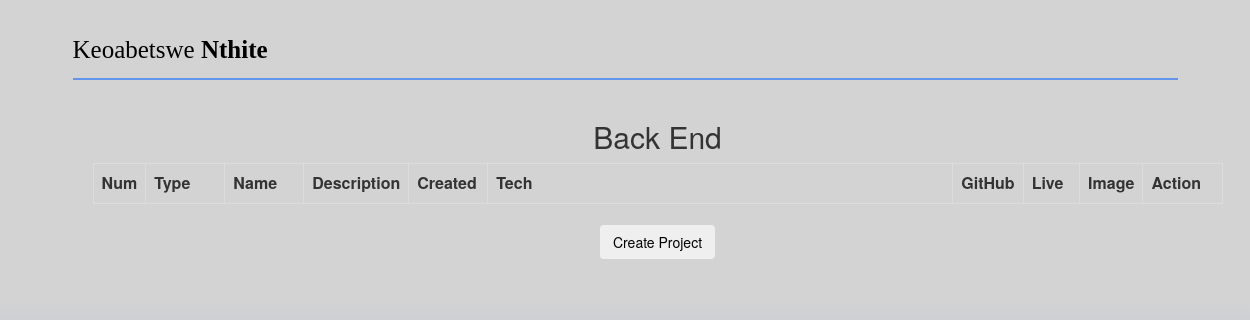
The page /back-end.php on the database as committed earlier.
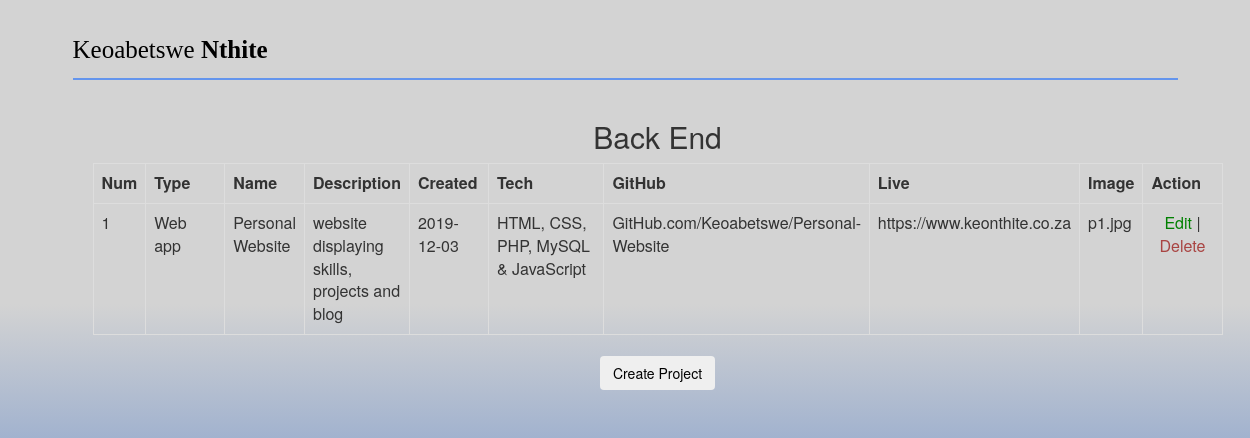
The same page on the database as committed later.
### tables this page shows
CREATE TABLE IF NOT EXISTS `projects` (
  `project_id` int(11) NOT NULL AUTO_INCREMENT,
  `project_type` varchar(50) NOT NULL,
  `project_name` varchar(50) NOT NULL,
  `project_desc` varchar(500) NOT NULL,
  `project_date` date NOT NULL,
  `project_language` varchar(50) NOT NULL,
  `project_image` varchar(50) NOT NULL,
  `github_link` varchar(100) NOT NULL,
  `live_link` varchar(100) NOT NULL,
  PRIMARY KEY (`project_id`)
);

### back-end.php (the view, shortened to what this page needs)
<?php
$db_host="192.168.110.19";
$db_username="keontuzb_keo";
$db_password="Mm@mpeta1";
$db_name="keontuzb_website";
$db_connect = mysqli_connect($db_host, $db_username, $db_password, $db_name);
?>
<html>
 <head>
	<link rel='stylesheet prefetch' href='https://cdnjs.cloudflare.com/ajax/libs/twitter-bootstrap/3.3.7/css/bootstrap.min.css'>
	<link href="css/stylesheet.css" rel="stylesheet">
	<link rel="stylesheet" href="https://cdnjs.cloudflare.com/ajax/libs/font-awesome/4.7.0/css/font-awesome.min.css">
	<link rel="stylesheet" href="js/jquery-ui.css" />
</head>
<body>
	<div class="nav">
	    <p id="website-name">Keoabetswe <strong>Nthite</strong></p>
	</div>
	<div class="container">
			<h2 id="body-title">Back End</h2>
				<table class="table table-bordered table-hover">
					<tr>
						<th width="3%">Num</th>
						<th width="7%">Type</th>
						<th width="7%">Name</th>
						<th width="7%">Description</th>
						<th width="7%">Created</th>
						<th width="7">Tech</th>
						<th width="5%">GitHub</th>
						<th width="5%">Live</th>
						<th width="5%">Image</th>
						<th width="7%">Action</th>
					</tr>
					<?php
						$projects_query = "SELECT * FROM projects";
						$projects_result = mysqli_query($db_connect, $projects_query);
						if($projects_result->num_rows > 0)
						{
							while($row = $projects_result-> fetch_assoc())
							{?>
								<tr>
									<td><?php echo $row['project_id'] ?></td>
									<td><?php echo $row['project_type'] ?></td>
									<td><?php echo $row['project_name'] ?></td>
									<td><?php echo $row['project_desc'] ?></td>
									<td><?php echo $row['project_date'] ?></td>
									<td><?php echo $row['project_language'] ?></td>
									<td><?php echo $row['github_link'] ?></td>
									<td><?php echo $row['live_link'] ?></td>
									<td><?php echo $row['project_image'] ?></td>
									<td align="center">
										<a href="editProject.php?id=<?php echo $row['project_id']?>"><span style="color:green;">Edit</span></a> |
										<a href="back-end.php?id=<?php echo $row['project_id'] ?>&action=admin_delete"
										onclick="return confirm('Are you sure?')"><span class="text-danger">Delete</span></a>
									</td>
								</tr>
					<?php
							}
						}
					?>
			</table>
					<center><a href="createProject.php"><input type="submit" class="btn btn-form submit" name="project-form" value="Create Project"/></a></center>
	</div>
</body>
</html>

### css/stylesheet.css (style rules this page uses)
#website-name { font-size:25px; margin-top: 5px; color:black; float:left; font-family:"Times New Roman, Times, serif"; }
#body-title, #sub-body-title { text-align: center; }
.nav { border-bottom: 2px solid cornflowerblue; text-align: right; height: 70px; line-height: 70px; }
body { padding:10px; width:90%; margin: 0 auto; background: rgb(34,94,195); background: linear-gradient(0deg, rgba(34,94,195,1) 2%, rgba(211,211,211,1) 62%); background-repeat: no-repeat; background-position: center center; background-attachment: fixed; background-size: cover; }
.container { padding: 20px; }
input, select, textarea { border: solid 1px #D9BF8F; Margin-top:1px; color:black; }

Rows that differ between the two databases and show on the page:
added projects: project_id "1", project_type "Web app", project_name "Personal Website", project_desc "website displaying skills, projects and blog", project_date "2019-12-03", project_language "HTML, CSS, PHP, MySQL & JavaScript", github_link "GitHub.com/Keoabetswe/Personal-Website", live_link "https://www.keonthite.co.za", project_image "p1.jpg"
